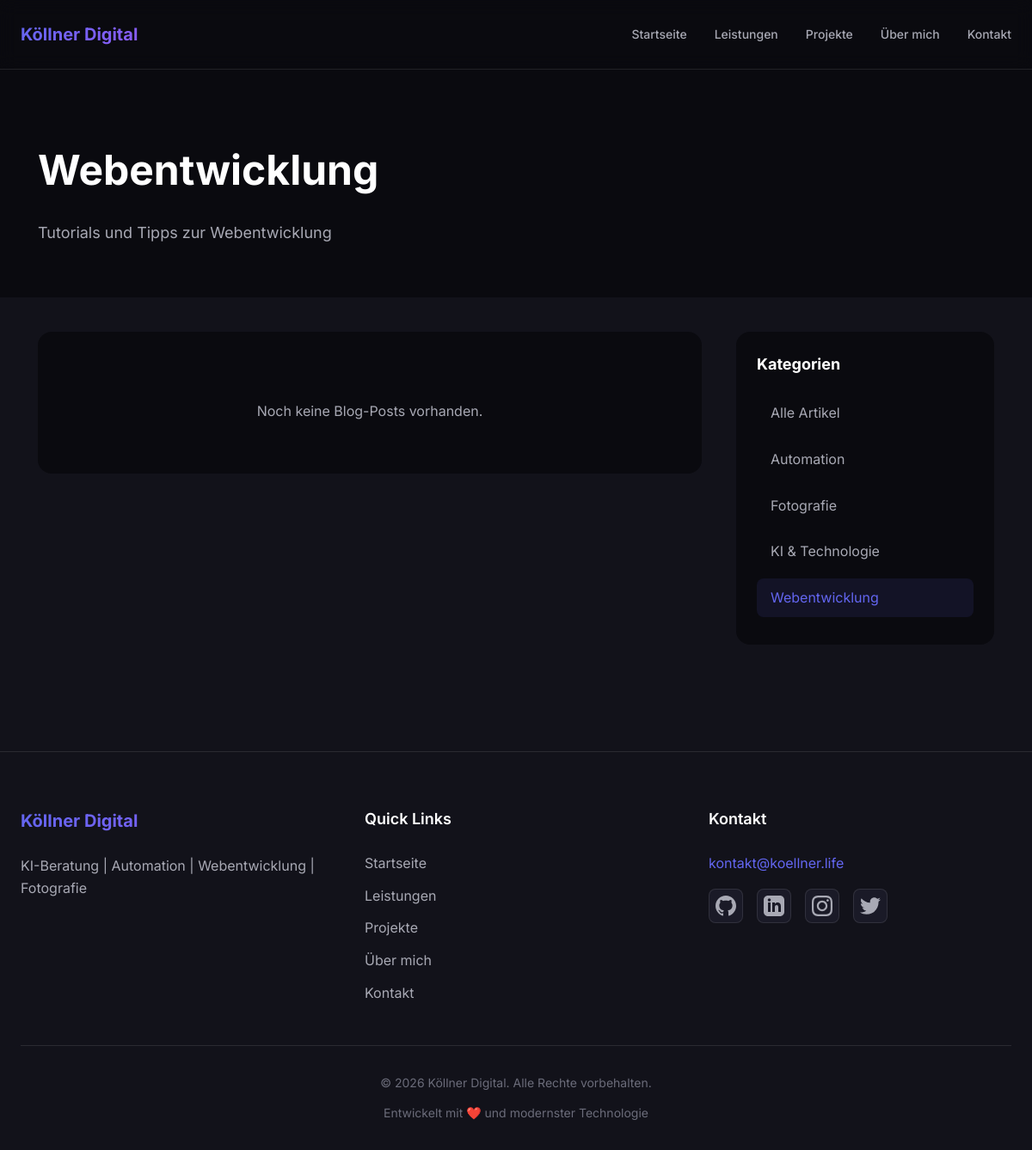
The page /blog.php?category=2 on the database its author committed.
### tables this page shows
CREATE TABLE IF NOT EXISTS blog_categories (
    id INT AUTO_INCREMENT PRIMARY KEY,
    name VARCHAR(100) NOT NULL,
    slug VARCHAR(100) UNIQUE NOT NULL,
    description TEXT,
    created_at TIMESTAMP DEFAULT CURRENT_TIMESTAMP,
    INDEX idx_slug (slug)
);

### database/Database.php (called while the page is built, shortened)
<?php
class Database {
    private static $instance = null;
    private $connection;
    private function __construct() {
        try {
            $this->connection = new PDO(
                'mysql:host=' . DB_HOST . ';dbname=' . DB_NAME . ';charset=utf8mb4',
                DB_USER,
                DB_PASS,
                [
                    PDO::ATTR_ERRMODE => PDO::ERRMODE_EXCEPTION,
                    PDO::ATTR_DEFAULT_FETCH_MODE => PDO::FETCH_ASSOC,
                    PDO::ATTR_EMULATE_PREPARES => false,
                    PDO::MYSQL_ATTR_INIT_COMMAND => "SET NAMES utf8mb4 COLLATE utf8mb4_unicode_ci"
                ]
            );
        } catch (PDOException $e) {
            if (DEBUG_MODE) {
                die("Datenbankverbindungsfehler: " . $e->getMessage());
            } else {
                die("Datenbankverbindung fehlgeschlagen. Bitte kontaktieren Sie den Administrator.");
            }
        }
    }
    public static function getInstance() {
        if (self::$instance === null) {
            self::$instance = new self();
        }
        return self::$instance;
    }
    public function query($sql, $params = []) {
        try {
            $stmt = $this->connection->prepare($sql);
            $stmt->execute($params);
            return $stmt;
        } catch (PDOException $e) {
            if (DEBUG_MODE) {
                die("Query-Fehler: " . $e->getMessage());
            }
            return false;
        }
    }
    public function fetchOne($sql, $params = []) {
        $stmt = $this->query($sql, $params);
        return $stmt ? $stmt->fetch() : false;
    }
    public function fetchAll($sql, $params = []) {
        $stmt = $this->query($sql, $params);
        return $stmt ? $stmt->fetchAll() : [];
    }
}

### admin/classes/BlogCategory.php (called while the page is built, shortened)
<?php
class BlogCategory {
    private $db;
    public function __construct() {
        $this->db = Database::getInstance();
    }
    public function getAll() {
        return $this->db->fetchAll(
            "SELECT * FROM blog_categories ORDER BY name ASC"
        );
    }
    public function getById($id) {
        return $this->db->fetchOne(
            "SELECT * FROM blog_categories WHERE id = ?",
            [$id]
        );
    }
}

### blog.php (the view, shortened to what this page needs)
<?php
require_once __DIR__ . '/admin/classes/BlogCategory.php';
$blogPost = new BlogPost();
$blogCategory = new BlogCategory();
$page = isset($_GET['page']) ? max(1, (int)$_GET['page']) : 1;
$per_page = 10;
$category_id = isset($_GET['category']) ? (int)$_GET['category'] : null;
if ($category_id) {
    $posts = $blogPost->getByCategory($category_id, $page, $per_page);
    $current_category = $blogCategory->getById($category_id);
} else {
    $posts = $blogPost->getAll($page, $per_page, 'published');
    $total_posts = $blogPost->getTotal('published');
    $current_category = null;
}
$categories = $blogCategory->getAll();
$page_description = $current_category['description'] ?? 'Artikel und Insights zu KI, Automation, Webentwicklung und Fotografie.';
include 'includes/header.php';
?>
<section class="hero-section" style="padding: 80px 20px 60px;">
    <div class="container">
        <h1 style="font-size: 48px; margin-bottom: 20px;">
            <?php echo $current_category ? htmlspecialchars($current_category['name']) : 'Blog'; ?>
        </h1>
        <p style="font-size: 18px; color: var(--color-text-secondary); max-width: 600px;">
            <?php echo htmlspecialchars($page_description); ?>
        </p>
    </div>
</section>
<section style="padding: 40px 20px 100px; background: var(--color-bg-secondary);">
    <div class="container" style="max-width: 1200px;">
        <div style="display: grid; grid-template-columns: 1fr 300px; gap: 40px;">
            <div>
                <?php if (empty($posts)): ?>
                    <div style="text-align: center; padding: 60px 20px; background: var(--color-bg-primary); border-radius: 16px;">
                        <p style="color: var(--color-text-secondary);">Noch keine Blog-Posts vorhanden.</p>
                    </div>
                <?php endif; ?>
            </div>
            <aside class="blog-sidebar">
                <div class="sidebar-widget">
                    <h3>Kategorien</h3>
                    <ul class="category-list">
                        <li>
                            <a href="/blog.php" class="<?php echo !$category_id ? 'active' : ''; ?>">
                                Alle Artikel
                            </a>
                        </li>
                        <?php foreach ($categories as $cat): ?>
                            <li>
                                <a href="?category=<?php echo $cat['id']; ?>"
                                   class="<?php echo $category_id == $cat['id'] ? 'active' : ''; ?>">
                                    <?php echo htmlspecialchars($cat['name']); ?>
                                </a>
                            </li>
                        <?php endforeach; ?>
                    </ul>
                </div>
            </aside>
        </div>
    </div>
</section>
<?php include 'includes/footer.php'; ?>

### assets/css/style.css (style rules this page uses)
:root { --color-bg-primary: #0a0a0f; --color-bg-secondary: #12121a; --color-bg-tertiary: #1a1a27; --color-bg-elevated: #1f1f2e; --color-text-primary: #ffffff; --color-text-secondary: #a8a9b4; --color-text-tertiary: #6b6c7a; --color-accent-primary: #6366f1; --color-accent-secondary: #8b5cf6; --color-accent-success: #10b981; --color-accent-error: #ef4444; --gradient-primary: linear-gradient(135deg, #6366f1 0%, #8b5cf6 100%); --gradient-accent: linear-gradient(135deg, #667eea 0%, #764ba2 100%); --color-border: rgba(255, 255, 255, 0.1); --color-border-hover: rgba(255, 255, 255, 0.2); --shadow-sm: 0 1px 2px 0 rgba(0, 0, 0, 0.05); --shadow-md: 0 4px 6px -1px rgba(0, 0, 0, 0.1); --shadow-lg: 0 10px 15px -3px rgba(0, 0, 0, 0.1); --shadow-xl: 0 20px 25px -5px rgba(0, 0, 0, 0.1); --shadow-glow: 0 0 20px rgba(99, 102, 241, 0.3); --font-family: 'Inter', -apple-system, BlinkMacSystemFont, 'Segoe UI', sans-serif; --font-size-xs: 0.75rem; --font-size-sm: 0.875rem; --font-size-base: 1rem; --font-size-lg: 1.125rem; --font-size-xl: 1.25rem; --font-size-2xl: 1.5rem; --font-size-3xl: 1.875rem; --font-size-4xl: 2.25rem; --font-size-5xl: 3rem; --spacing-xs: 0.5rem; --spacing-sm: 0.75rem; --spacing-md: 1rem; --spacing-lg: 1.5rem; --spacing-xl: 2rem; --spacing-2xl: 3rem; --spacing-3xl: 4rem; --radius-sm: 0.375rem; --radius-md: 0.5rem; --radius-lg: 0.75rem; --radius-xl: 1rem; --radius-full: 9999px; --transition-fast: 150ms ease; --transition-base: 250ms ease; --transition-slow: 350ms ease; }
*, *::before, *::after { box-sizing: border-box; margin: 0; padding: 0; }
html { font-size: 16px; scroll-behavior: smooth; }
body { font-family: var(--font-family); font-size: var(--font-size-base); line-height: 1.6; color: var(--color-text-primary); background-color: var(--color-bg-primary); -webkit-font-smoothing: antialiased; -moz-osx-font-smoothing: grayscale; }
p, h1, h2, h3, h4, h5, h6 { overflow-wrap: break-word; }
a { color: inherit; text-decoration: none; }
ul, ol { list-style: none; }
.container { width: 100%; max-width: 1200px; margin: 0 auto; padding: 0 var(--spacing-lg); }

### blog.php (style rules this page uses)
.blog-sidebar { position: sticky; top: 20px; height: fit-content; }
.sidebar-widget { background: var(--color-bg-primary); border-radius: 16px; padding: 24px; margin-bottom: 24px; }
.sidebar-widget h3 { margin-bottom: 20px; font-size: 18px; }
.category-list { list-style: none; }
.category-list li { margin-bottom: 8px; }
.category-list a { display: block; padding: 10px 16px; color: var(--color-text-secondary); text-decoration: none; border-radius: 8px; transition: all 0.2s; }
.category-list a:hover, .category-list a.active { background: rgba(99, 102, 241, 0.1); color: var(--color-accent-primary); }

### rows shown on the page
blog_categories: name "Webentwicklung", description "Tutorials und Tipps zur Webentwicklung"
blog_categories: name "Automation"
blog_categories: name "Fotografie"
blog_categories: name "KI & Technologie"

### other values the page prints
SITE_NAME "Köllner Digital"
SITE_TAGLINE "KI-Beratung | Automation | Webentwicklung | Fotografie"
CONTACT_EMAIL "kontakt@koellner.life"
